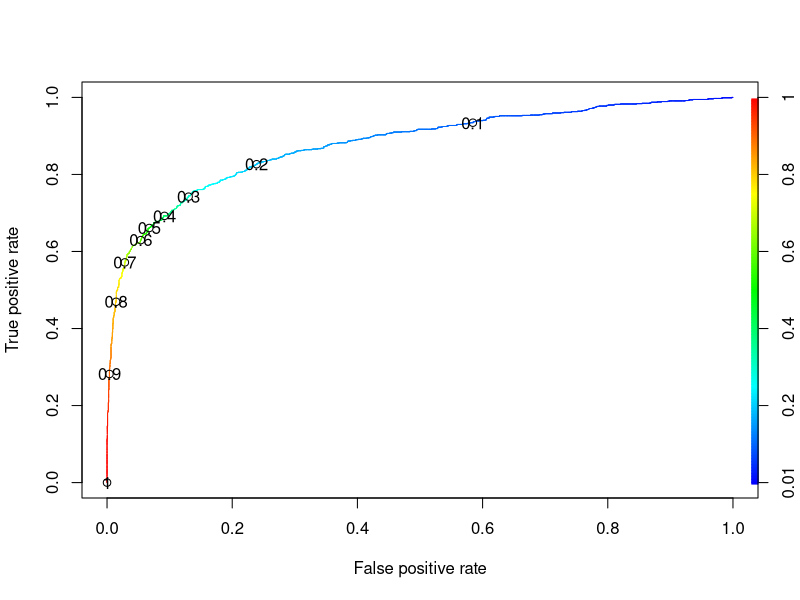
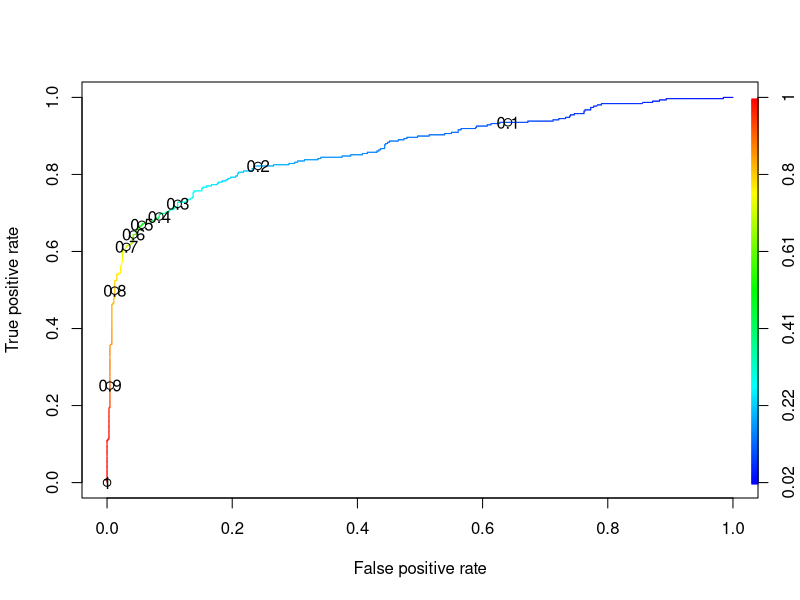

Here is the R script that generated these plots, in order:
## ---- chunk 1
knitr::opts_chunk$set(echo = TRUE)
## ---- chunk 2
# Load Libraries
#install.packages("caTools")
#install.packages("ROCR")
library(caTools)
library(ROCR)
## ---- chunk 3
# Step 1: Read Data
# Read the CSV file into R_Data
R_Data <- read.csv("R_Data.csv")
## ---- chunk 4
# Step 2: Attach Dataframe
# Attach the R_Data dataframe for easier variable reference
attach(R_Data)
## ---- chunk 5
# Step 3: Check Column Names
# Check Column Names
names(R_Data)
## ---- chunk 6
# Step 4: Verify Data Structure
# Verify Data Structure
str(R_Data)
## ---- chunk 7
# Step 5: Split Data
# Split the dataset into training and testing sets
split <- sample.split(R_Data, SplitRatio = 0.8)
split 
## ---- chunk 8
# Step 6: Create Training and Testing Datasets
# Create training and testing datasets based on the split
training <- subset(R_Data, split == TRUE)
testing <- subset(R_Data, split == FALSE)
## ---- chunk 9
# Step 7: Display First 5 Rows
# Display the first 5 rows of the training dataset
# A: training dataset
head(training, n = 5)

# Display the first 5 rows of the testing dataset
# B: testing dataset
head(testing, n = 5)
## ---- chunk 10
# Step 8: Build Logistic Regression Models - Model 1
# Model1A with training dataset
model1A <- glm(Dropout ~ ., training, family = "binomial")
summary(model1A)

# Model1B with testing dataset
model1B <- glm(Dropout ~ ., testing, family = "binomial")
summary(model1B)
## ---- chunk 11
# Step 8: Build Logistic Regression Models - Model 2
# ModelA2 with training dataset
modelA2 <- glm(Dropout ~ Marital_Status + Application_Mode - Application_Order, training, family = "binomial")
summary(modelA2)

# ModelB2 with testing dataset
modelB2 <- glm(Dropout ~ Marital_Status + Application_Mode - Application_Order, testing, family = "binomial")
summary(modelB2)
## ---- chunk 12
# Step 8: Build Logistic Regression Models - Model 2
# ModelA2 with training dataset
modelA2 <- glm(Dropout ~ Marital_Status + Application_Mode - Application_Order, training, family = "binomial")
summary(modelA2)

# ModelB2 with testing dataset
modelB2 <- glm(Dropout ~ Marital_Status + Application_Mode - Application_Order, testing, family = "binomial")
summary(modelB2)
## ---- chunk 13
# Step 8: Build Logistic Regression Models - Model 3
# ModelA3 with training dataset
modelA3 <- glm(Dropout ~ Application_Mode + Tuition_fees_up_to_date + Age_At_Enrollment + Course + Scholarship_Holder + Curricular_Units_2nd_Sem_Grade, training, family = "binomial")
summary(modelA3)

# ModelB3 with testing dataset
modelB3 <- glm(Dropout ~ Application_Mode + Tuition_fees_up_to_date + Age_At_Enrollment + Course + Scholarship_Holder + Curricular_Units_2nd_Sem_Grade, testing, family = "binomial")
summary(modelB3)
## ---- chunk 14
# Step 9: Make Predictions
# A: training dataset
res_train <- predict(modelA3, training, type = "response")
head(res_train, n = 10)

# B: testing dataset
res_test <- predict(modelB3, testing, type = "response")
head(res_test, n = 10)
## ---- chunk 15
# Step 10: Create Confusion Matrix
# A: training dataset
conf_matrix_train <- table(actualValue = training$Dropout, PredictedValue = res_train > 0.5)
conf_matrix_train

# B: testing dataset
conf_matrix_test <- table(actualValue = testing$Dropout, PredictedValue = res_test > 0.5)
conf_matrix_test
## ---- chunk 16
# Step 11: Calculate Accuracy
# A: training dataset
accuracy_train <- sum(diag(conf_matrix_train)) / sum(conf_matrix_train)
accuracy_train

# B: testing dataset
accuracy_test <- sum(diag(conf_matrix_test)) / sum(conf_matrix_test)
accuracy_test
## ---- chunk 17
# Step 12: Calculate Threshold
# A: training dataset
threshold_conf_matrix_train <- table(actualValue = training$Dropout, PredictedValue = res_train > 0.5)
threshold_accuracy_train <- sum(diag(threshold_conf_matrix_train)) / sum(threshold_conf_matrix_train)
threshold_accuracy_train

# B: testing dataset
threshold_conf_matrix_test <- table(actualValue = testing$Dropout, PredictedValue = res_test > 0.5)
threshold_accuracy_test <- sum(diag(threshold_conf_matrix_test)) / sum(threshold_conf_matrix_test)
threshold_accuracy_test
## ---- chunk 18
# Step 13: Choose New Threshold using ROC Curve
# A: training dataset
ROCRPred_train <- prediction(res_train, training$Dropout)
ROCRPref_train <- performance(ROCRPred_train, "tpr", "fpr")
plot(ROCRPref_train, colorize = TRUE, print.cutoffs.at = seq(0.1, by = 0.1))

# B: testing dataset
ROCRPred_test <- prediction(res_test, testing$Dropout)
ROCRPref_test <- performance(ROCRPred_test, "tpr", "fpr")
plot(ROCRPref_test, colorize = TRUE, print.cutoffs.at = seq(0.1, by = 0.1))
## ---- chunk 19
# Step 14: Choose New Threshold based on ROC Curve
# A: training dataset
new_threshold_conf_matrix_train <- table(actualValue = training$Dropout, PredictedValue = res_train > 0.3)
new_threshold_accuracy_train <- sum(diag(new_threshold_conf_matrix_train)) / sum(new_threshold_conf_matrix_train)
new_threshold_accuracy_train

# B: testing dataset
new_threshold_conf_matrix_test <- table(actualValue = testing$Dropout, PredictedValue = res_test > 0.3)
new_threshold_accuracy_test <- sum(diag(new_threshold_conf_matrix_test)) / sum(new_threshold_conf_matrix_test)
new_threshold_accuracy_test
